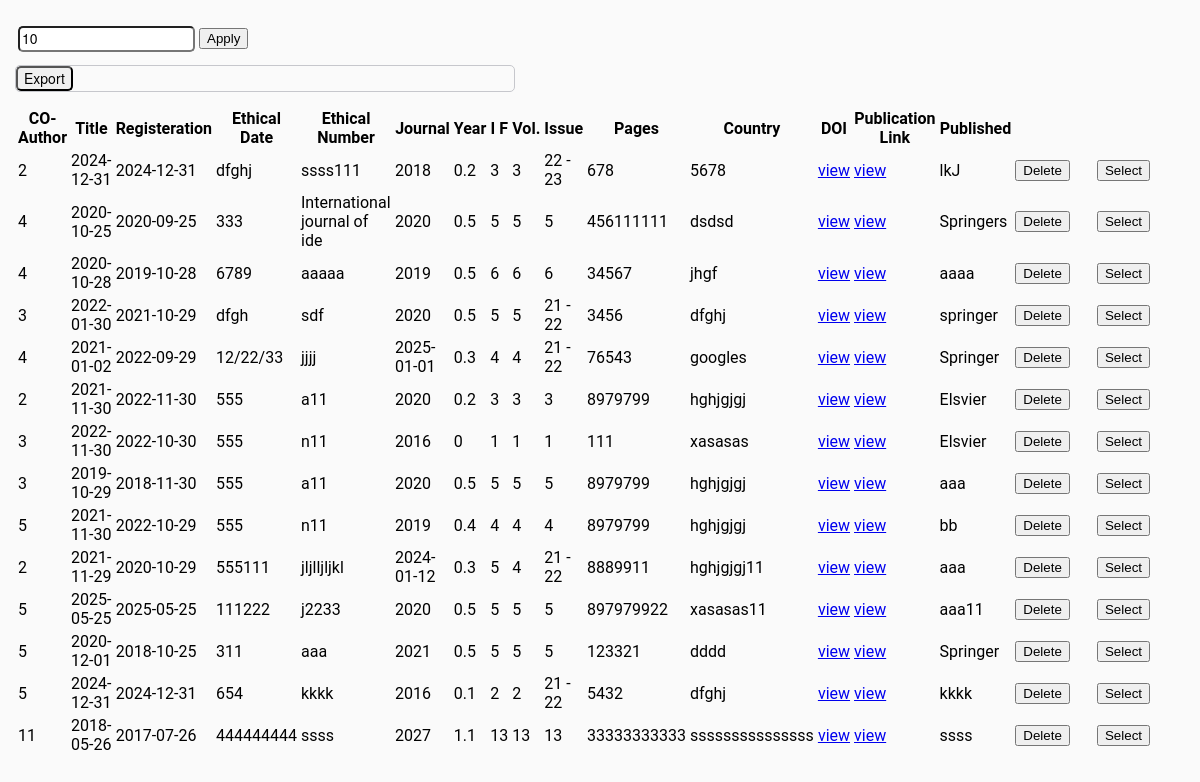
The app's page /PublicationSite/journal11.php, older data.
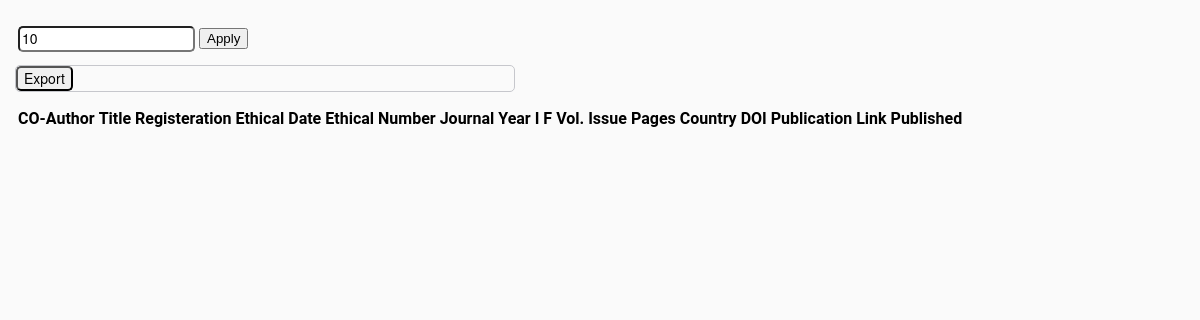
The same page, newer data.
### tables this page shows
CREATE TABLE `journals` (
  `JournalID` int(5) NOT NULL,
  `TeacherName` text DEFAULT NULL,
  `ResearchTitle` varchar(100) DEFAULT NULL,
  `RegisterationDate` date DEFAULT NULL,
  `ApprovalDate` date DEFAULT NULL,
  `EthicalNumber` varchar(50) DEFAULT NULL,
  `JournalName` text DEFAULT NULL,
  `PublishingYear` varchar(50) DEFAULT NULL,
  `Impactfactor` varchar(5) DEFAULT NULL,
  `Volume` char(10) DEFAULT NULL,
  `Issue` char(10) DEFAULT NULL,
  `Pages` varchar(62) DEFAULT NULL,
  `DOI` varchar(60) DEFAULT NULL,
  `Weblink` longtext DEFAULT NULL,
  `File` text DEFAULT NULL,
  `Ethics` text DEFAULT NULL,
  `Publisher` varchar(100) DEFAULT NULL,
  `PaperType` varchar(255) DEFAULT NULL,
  `Keyword` text DEFAULT NULL,
  `Teacher_ID` int(3) DEFAULT NULL,
  `CheckerID` int(3) DEFAULT NULL,
  `MainAuthor` varchar(100) DEFAULT NULL
);

### PublicationSite/journal11.php (the view, shortened to what this page needs)
<html>
<head>
     <body>
      <div align="left">
      <table>
	<tr valign="top">
	<p id="ss1" class="ss1">
		<td class="selection" id="selection">
		</td>
     <td valign="top">
      <div id="div1">
       <table>
        <tr>
                <td>
                  <input id="pglmt" placeholder="Page Limit" title="Page Limit" value="10" class="form-control">
                </td>
                <td>
                    <button id="btnApply" class="btn btn-danger">Apply</button>
                </td>
    </tr>
  </table>
             <form method="post" action="exportjournal1.php">
     <input type="submit" name="export" class="btn btn-success" value="Export" />
    </form>
<div class="container" id="tables">
       <table class="table table-bordered table-striped" id="table1" style="width: 100%;">
            <thead>
                <tr id="lefts">
                    <th>CO-Author</th>
                    <th>Title</th>
                    <th>Registeration</th>
                    <th>Ethical Date</th>
                    <th>Ethical Number</th>
                    <th>Journal</th>
                    <th>Year</th>
                    <th>I F</th>
                    <th>Vol.</th>
                    <th>Issue</th>
                    <th>Pages</th>
                    <th>Country</th>
                    <th>DOI</th>
                    <th>Publication Link</th>
                    <th>Published</th>
              </tr>
            </thead>
<?php
include("connection.php");
	?>
                      <?php
		   if(!isset($_POST['aa']))
		   {
		   ?>
            <tbody id="table-body">
              <?php
$sql_select_journal="Select  * from journals order by ResearchTitle";
$result1=mysqli_query($conn,$sql_select_journal) or die(mysqli_error($conn));
while ($row=mysqli_fetch_array($result1)){
           ?>
                 <tr class="delete_mem<?php echo $row[0];?>">
                    <td>
                    <?= $row[1];?>
                    </td>
                    <td>
                    <?= $row[3];?>
                    </td>
                    <td>
                    <?= $row[4];?>
                    </td>
                      <td>
                    <?= $row[5];?>
                    </td>
                      <td>
                    <?= $row[6];?>
                    </td>
                     <td>
                    <?= $row[7];?>
                    </td>
                      <td>
                    <?= $row[8];?>
                    </td>
                       <td>
                    <?= $row[9];?>
                    </td>
                  <td>
                    <?= $row[10];?>
                    </td>
                       <td>
                    <?= $row[11];?>
                    </td>
                       <td>
                    <?= $row[12];?>
                    </td>
                       <td>
                    <?= $row[13];?>
                    </td>
                       <td>
                    <?= $row[14];?>
                    </td>
                       <td>
                    <?= $row[15];?>
                    </td>
                       <td>
                    <?= $row[16];?>
                    </td>
                    <td width="7%">
                    <button id="<?=$row[0]; ?>" class="delete"> Delete </button>
                    </td>
                     <td width="8%">
                    <button id="<?=$row[0]; ?>" class="selected"> Select </button>
                    </td>
               </tr>
		<?php
}
		   }
?>
</tbody>
 </table>
</div>
</div>
</td>
		 </div>
</body>
</html>

Row changes from the older to the newer data that the page shows:
removed journals: TeacherName "2", RegisterationDate "2024-12-31", ApprovalDate "2024-12-31", EthicalNumber "dfghj", JournalName "ssss111", PublishingYear "2018", Impactfactor "0.2", Volume "3", Issue "3", Pages "22 - 23", DOI "678", Weblink "5678", File "view", Ethics "view", Publisher "lkJ"
removed journals: TeacherName "4", RegisterationDate "2020-10-25", ApprovalDate "2020-09-25", EthicalNumber "333", JournalName "International journal of ide", PublishingYear "2020", Impactfactor "0.5", Volume "5", Issue "5", Pages "5", DOI "456111111", Weblink "dsdsd", File "view", Ethics "view", Publisher "Springers"
removed journals: TeacherName "4", RegisterationDate "2020-10-28", ApprovalDate "2019-10-28", EthicalNumber "6789", JournalName "aaaaa", PublishingYear "2019", Impactfactor "0.5", Volume "6", Issue "6", Pages "6", DOI "34567", Weblink "jhgf", File "view", Ethics "view", Publisher "aaaa"
removed journals: TeacherName "3", RegisterationDate "2022-01-30", ApprovalDate "2021-10-29", EthicalNumber "dfgh", JournalName "sdf", PublishingYear "2020", Impactfactor "0.5", Volume "5", Issue "5", Pages "21 - 22", DOI "3456", Weblink "dfghj", File "view", Ethics "view", Publisher "springer"
removed journals: TeacherName "4", RegisterationDate "2021-01-02", ApprovalDate "2022-09-29", EthicalNumber "12/22/33", JournalName "jjjj", PublishingYear "2025-01-01", Impactfactor "0.3", Volume "4", Issue "4", Pages "21 - 22", DOI "76543", Weblink "googles", File "view", Ethics "view", Publisher "Springer"
removed journals: TeacherName "2", RegisterationDate "2021-11-30", ApprovalDate "2022-11-30", EthicalNumber "555", JournalName "a11", PublishingYear "2020", Impactfactor "0.2", Volume "3", Issue "3", Pages "3", DOI "8979799", Weblink "hghjgjgj", File "view", Ethics "view", Publisher "Elsvier"
removed journals: TeacherName "3", RegisterationDate "2022-11-30", ApprovalDate "2022-10-30", EthicalNumber "555", JournalName "n11", PublishingYear "2016", Impactfactor "0", Volume "1", Issue "1", Pages "1", DOI "111", Weblink "xasasas", File "view", Ethics "view", Publisher "Elsvier"
removed journals: TeacherName "3", RegisterationDate "2019-10-29", ApprovalDate "2018-11-30", EthicalNumber "555", JournalName "a11", PublishingYear "2020", Impactfactor "0.5", Volume "5", Issue "5", Pages "5", DOI "8979799", Weblink "hghjgjgj", File "view", Ethics "view", Publisher "aaa"
removed journals: TeacherName "5", RegisterationDate "2021-11-30", ApprovalDate "2022-10-29", EthicalNumber "555", JournalName "n11", PublishingYear "2019", Impactfactor "0.4", Volume "4", Issue "4", Pages "4", DOI "8979799", Weblink "hghjgjgj", File "view", Ethics "view", Publisher "bb"
removed journals: TeacherName "2", RegisterationDate "2021-11-29", ApprovalDate "2020-10-29", EthicalNumber "555111", JournalName "jljlljljkl", PublishingYear "2024-01-12", Impactfactor "0.3", Volume "5", Issue "4", Pages "21 - 22", DOI "8889911", Weblink "hghjgjgj11", File "view", Ethics "view", Publisher "aaa"
removed journals: TeacherName "5", RegisterationDate "2025-05-25", ApprovalDate "2025-05-25", EthicalNumber "111222", JournalName "j2233", PublishingYear "2020", Impactfactor "0.5", Volume "5", Issue "5", Pages "5", DOI "897979922", Weblink "xasasas11", File "view", Ethics "view", Publisher "aaa11"
removed journals: TeacherName "5", RegisterationDate "2020-12-01", ApprovalDate "2018-10-25", EthicalNumber "311", JournalName "aaa", PublishingYear "2021", Impactfactor "0.5", Volume "5", Issue "5", Pages "5", DOI "123321", Weblink "dddd", File "view", Ethics "view", Publisher "Springer"
removed journals: TeacherName "5", RegisterationDate "2024-12-31", ApprovalDate "2024-12-31", EthicalNumber "654", JournalName "kkkk", PublishingYear "2016", Impactfactor "0.1", Volume "2", Issue "2", Pages "21 - 22", DOI "5432", Weblink "dfghj", File "view", Ethics "view", Publisher "kkkk"
removed journals: TeacherName "11", RegisterationDate "2018-05-26", ApprovalDate "2017-07-26", EthicalNumber "444444444", JournalName "ssss", PublishingYear "2027", Impactfactor "1.1", Volume "13", Issue "13", Pages "13", DOI "33333333333", Weblink "sssssssssssssss", File "view", Ethics "view", Publisher "ssss"
